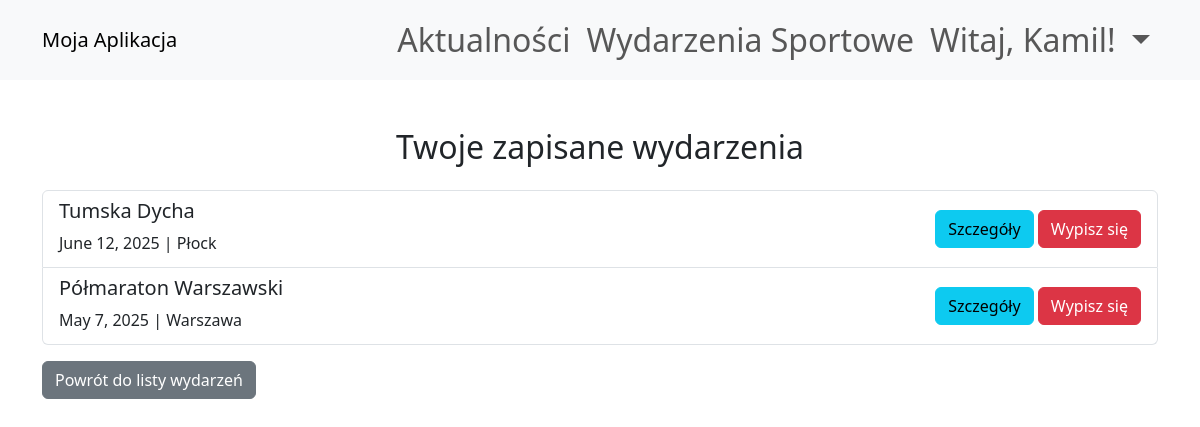
Page /my-events/ (signed in) on the earlier database version.
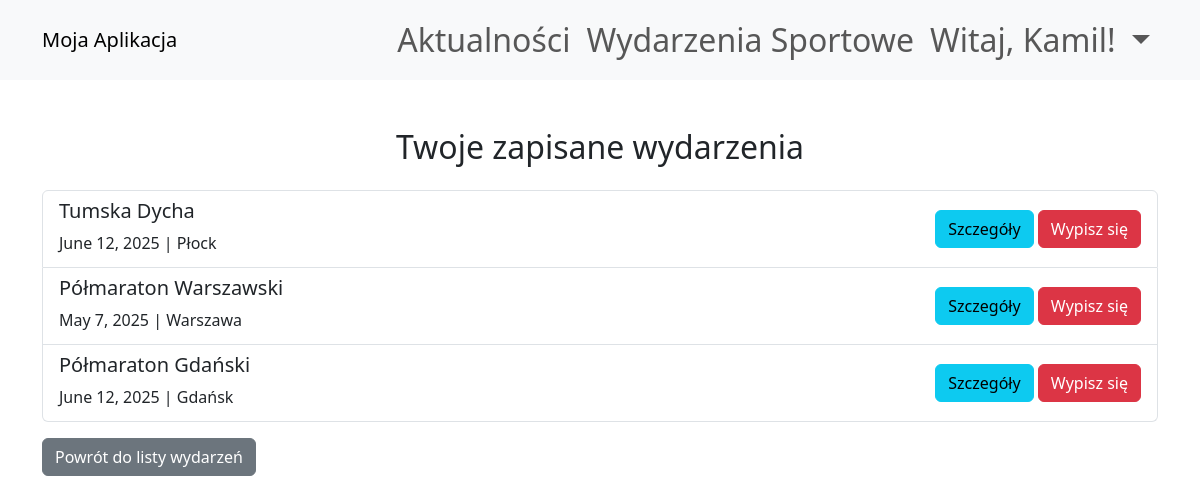
Same page on the later database version.
### events/models.py (models this page shows, shortened)
class EventRegistration(models.Model):
    user = models.ForeignKey(User, on_delete=models.CASCADE)
    event = models.ForeignKey(Event, on_delete=models.CASCADE, related_name="registrations")
    registration_date = models.DateTimeField(auto_now_add=True)
    class Meta:
        unique_together = ('user', 'event')

class Event(models.Model):
    title = models.CharField(max_length=200)
    description = models.TextField()
    date = models.DateField()
    time = models.TimeField()
    location = models.CharField(max_length=255)
    max_participants = models.IntegerField()

### events/views.py (the view)
# urls.py: path('my-events/', views.my_events, name='my_events'),
@login_required
def my_events(request):
    registrations = EventRegistration.objects.filter(user=request.user)
    return render(request, 'events/my_events.html', {'registrations': registrations})

### events/templates/events/my_events.html (shortened to what this page needs)
<!DOCTYPE html>
<html lang="pl">
<head>
    <link href="https://cdn.jsdelivr.net/npm/bootstrap@5.3.0/dist/css/bootstrap.min.css" rel="stylesheet">
</head>
<body>
<nav class="navbar navbar-expand-lg navbar-light bg-light">
    <div class="container">
        <a class="navbar-brand" href="/">Moja Aplikacja</a>
        <div class="collapse navbar-collapse" id="navbarNav">
            <ul class="navbar-nav ms-auto">
                <li class="nav-item">
                    <a class="nav-link" href="#">Aktualności</a>
                </li>
                <li class="nav-item">
                    <a class="nav-link" href="{% url 'event_list' %}">Wydarzenia Sportowe</a>
                </li>
                {% if user.is_authenticated %}
                    <li class="nav-item dropdown">
                        <a class="nav-link dropdown-toggle" href="#" id="userDropdown" role="button" data-bs-toggle="dropdown" aria-expanded="false">
                            Witaj, {{ user.first_name }}!
                        </a>
                    </li>
                {% endif %}
            </ul>
        </div>
    </div>
</nav>
    <div class="container mt-5">
        <h2 class="text-center mb-4">Twoje zapisane wydarzenia</h2>
        {% if registrations %}
            <ul class="list-group">
                {% for registration in registrations %}
                    <li class="list-group-item d-flex justify-content-between align-items-center">
                        <div>
                            <h5>{{ registration.event.title }}</h5>
                            <p class="mb-1">{{ registration.event.date }} | {{ registration.event.location }}</p>
                        </div>
                        <div>
                            <a href="{% url 'event_detail' registration.event.id %}" class="btn btn-info">Szczegóły</a>
                            <form method="post" action="{% url 'event_unregister' registration.event.id %}" class="d-inline">
                                <button type="submit" class="btn btn-danger">Wypisz się</button>
                            </form>
                        </div>
                    </li>
                {% endfor %}
            </ul>
        {% else %}
            <p class="text-center text-muted">Nie zapisałeś się jeszcze na żadne wydarzenie.</p>
        {% endif %}
        <a href="{% url 'event_list' %}" class="btn btn-secondary mt-3">Powrót do listy wydarzeń</a>
    </div>
</body>
</html>

Differences in the rows shown:
added EventRegistration: event "Półmaraton Gdański", event "June 12, 2025", event.location "Gdańsk"
